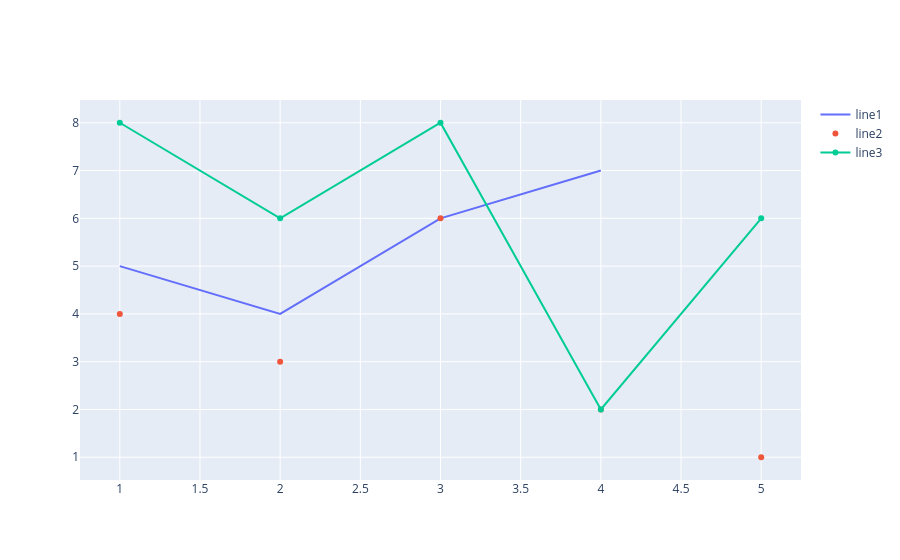

This figure's notebook cell:
### Code cell
fig = go.Figure()
fig.add_trace(go.Scatter(x=x1, y=y1, name = "line1", mode = "lines"))
fig.add_trace(go.Scatter(x=x2, y=y2, name = "line2", mode = "markers"))
fig.add_trace(go.Scatter(x=x3, y=y3, name = "line3", mode = "lines+markers"))

### Figure 1 — Plotly figure (JSON) as saved in the notebook; plotly's stock layout.template omitted (floating-point values rounded to 4 significant figures)
{"data": [{"mode": "lines", "name": "line1", "type": "scatter", "x": [1, 2, 3, 4], "y": [5, 4, 6, 7, 3]}, {"mode": "markers", "name": "line2", "type": "scatter", "x": [1, 2, 3, 4, 5], "y": [4, 3, 6, 2, 1]}, {"mode": "lines+markers", "name": "line3", "type": "scatter", "x": [1, 2, 3, 4, 5], "y": [8, 6, 8, 2, 6]}], "layout": {}}
